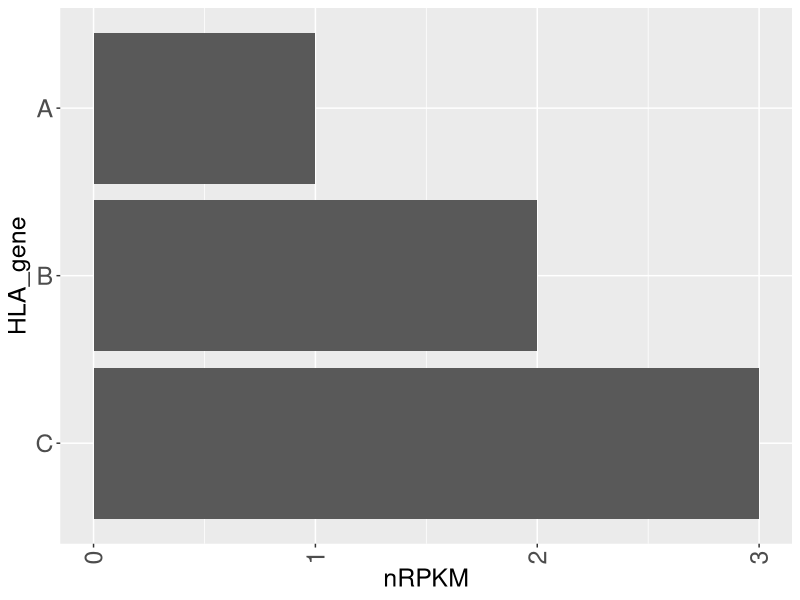

Recreate this plot in R.
## ---- chunk 1

library(dplyr)
library(plyr)
library(ggplot2)
library(stringr)
library(tidyr)
library(parallel)
library(ggrepel)
## ---- chunk 2

df <- data.frame(
  HLA_gene = c("A","B","C"),
  nRPKM = seq(1:3),
  order = seq(1:3)
)

df %>% 
  ggplot(aes(x=reorder(HLA_gene, -order), y=nRPKM)) + 
    geom_bar(stat = "identity") + 
    labs(x="HLA_gene", y="nRPKM") + 
    theme(axis.title.x = element_text(size = 18),
          axis.title.y = element_text(size = 18),
          axis.text.x = element_text(size = 18),
          axis.text.y = element_text(size = 18),
          title = element_text(size = 18)) +
    theme(legend.title = element_text(face = "bold", size = 18), legend.text = element_text(size = 16)) +
    theme(axis.text.x = element_text(angle = 90, vjust = 0.5, hjust=1)) + 
    coord_flip()


# pdf("/Users/chenj220/Documents/projects/gCell/K562_C1R/plot_c1r_expression.pdf")
# df %>% 
#   ggplot(aes(x=reorder(HLA_gene, -order), y=nRPKM)) + 
#     geom_bar(stat = "identity") + 
#     labs(x="HLA_gene", y="nRPKM") + 
#     theme(axis.title.x = element_text(size = 18),
#           axis.title.y = element_text(size = 18),
#           axis.text.x = element_text(size = 18),
#           axis.text.y = element_text(size = 18),
#           title = element_text(size = 18)) +
#     theme(legend.title = element_text(face = "bold", size = 18), legend.text = element_text(size = 16)) +
#     theme(axis.text.x = element_text(angle = 90, vjust = 0.5, hjust=1)) + 
#     coord_flip()
# dev.off()

